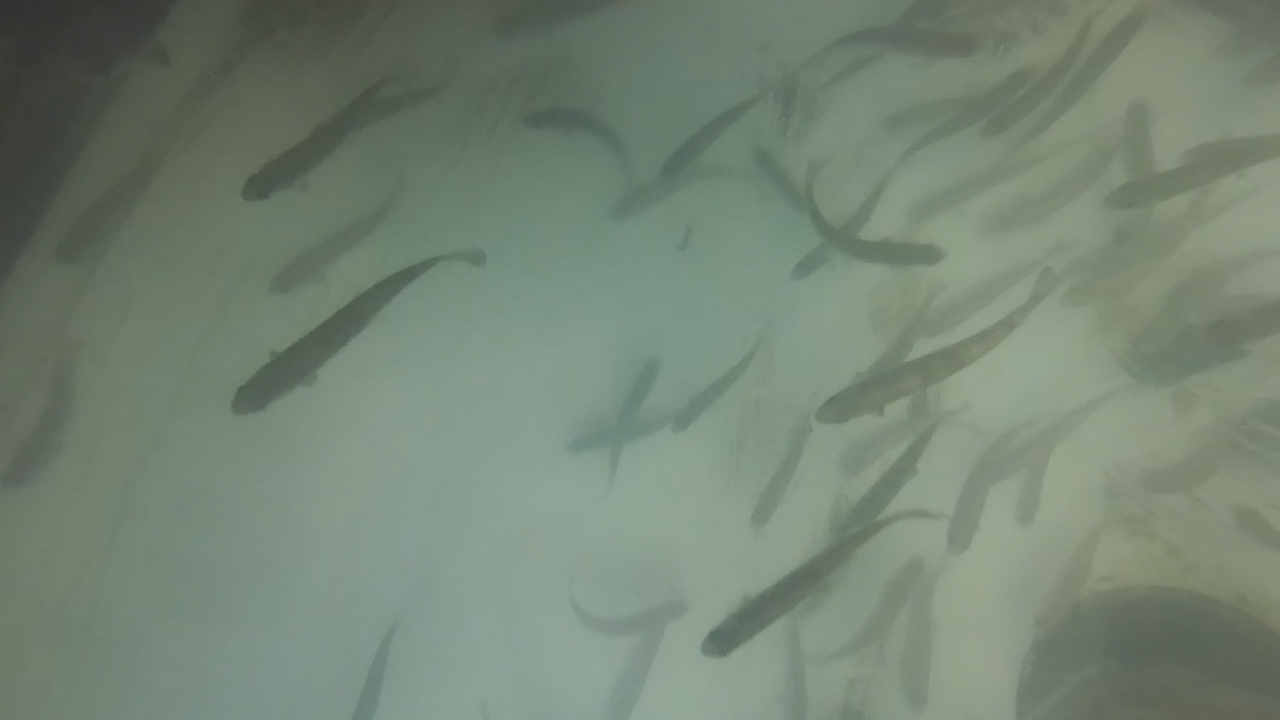
#> input picture HD720_SN15044540_14-44-20/right/0000_f000000_right.png, 1280 x 720 px; its folder holds only this picture in this run
$ python clear_image.py
#> lines starting #> are read from the running program, lines starting #| are printed output that depends on the picture
#> in save_best_seed, img_cv is the input picture: shape (720, 1280, 3); mean B, G, R 116.7, 132.7, 117.2
import cv2
import numpy as np
import matplotlib.pyplot as plt
from PIL import Image, ImageEnhance
import itertools
import random
from pathlib import Path
import os

#enhance image

#enhance image
# ─────────────────────────────────────────────
# BUILDING BLOCKS
# ─────────────────────────────────────────────

def clahe_white_balance(img_rgb, clip=3.0, grid=(8, 8)):
    """Higher clipLimit (3.0 vs 2.0) = more aggressive brightening."""
    clahe = cv2.createCLAHE(clipLimit=clip, tileGridSize=grid)
    channels = cv2.split(img_rgb)
    return cv2.merge([clahe.apply(c) for c in channels])

def gamma_correction(img_rgb, gamma=1.8):
    """
    gamma > 1 → brightens dark regions (good for underexposed images)
    gamma < 1 → darkens bright regions
    Try: 1.5, 1.8, 2.2 for increasingly strong brightening
    """
    inv_gamma = 1.0 / gamma
    table = np.array([((i / 255.0) ** inv_gamma) * 255
                      for i in range(256)]).astype(np.uint8)
    return cv2.LUT(img_rgb, table)

def gaussian_denoise(img_rgb, kernel_size=(5, 5), sigma=1.2):
    return cv2.GaussianBlur(img_rgb, kernel_size, sigma)

def stochastic_enhance(img_rgb, seed=42,
                        sat_range=(0.9, 1.2),
                        bright_range=(1, 1.5),
                        contrast_range=(1.0, 1.3),
                        sharp_range=(1.2, 2.0)):
    """
    Randomly adjusts saturation, brightness, contrast, and sharpness.
    Set seed for reproducibility; change seed to get different variants.
    """
#> called with seed = 512, sat_range = (0.9, 1.2), bright_range = (1, 1.5), contrast_range = (1, 1.3), sharp_range = (1.2, 2)
    random.seed(seed)
    pil_img = Image.fromarray(img_rgb)

    sat    = random.uniform(*sat_range)
    bright = random.uniform(*bright_range)
    cont   = random.uniform(*contrast_range)
    sharp  = random.uniform(*sharp_range)

    pil_img = ImageEnhance.Color(pil_img).enhance(sat)
    pil_img = ImageEnhance.Brightness(pil_img).enhance(bright)
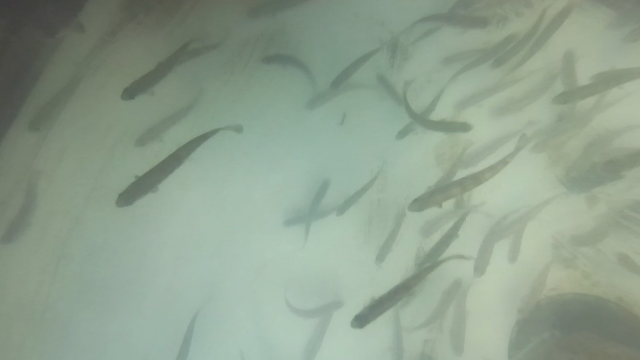
#> pil_img: PIL image 1280x720 RGB (shown at 1/2 size); mean R, G, B 142.9, 160.1, 142.3
    pil_img = ImageEnhance.Contrast(pil_img).enhance(cont)
    pil_img = ImageEnhance.Sharpness(pil_img).enhance(sharp)

    params = dict(saturation=round(sat,2), brightness=round(bright,2),
                  contrast=round(cont,2), sharpness=round(sharp,2))
    return np.array(pil_img), params


#gama1.8+galhe+gausse
def best_dark_pipeline(img_rgb, seed=512):
    # Step 1: Stochastic (adds warmth + contrast like seed=512 did)
    stoch, _ = stochastic_enhance(img_rgb, seed=seed)

    # Step 2: Gamma to lift the dark regions
    gamma = gamma_correction(stoch, gamma=1.8)
#> in gamma_correction, `return cv2.LUT(img_rgb, table)`:
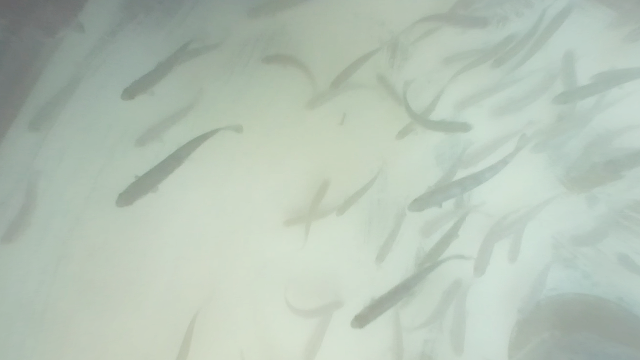
#> returned value: shape (720, 1280, 3) (shown at 1/2 size); mean of channels 0, 1, 2 182.2, 195.3, 181.6; drawn as B, G, R

    # Step 3: CLAHE for local contrast
    cl = clahe_white_balance(gamma, clip=2.0)
#> in clahe_white_balance, `return cv2.merge([clahe.apply(c) for c in channels])`:
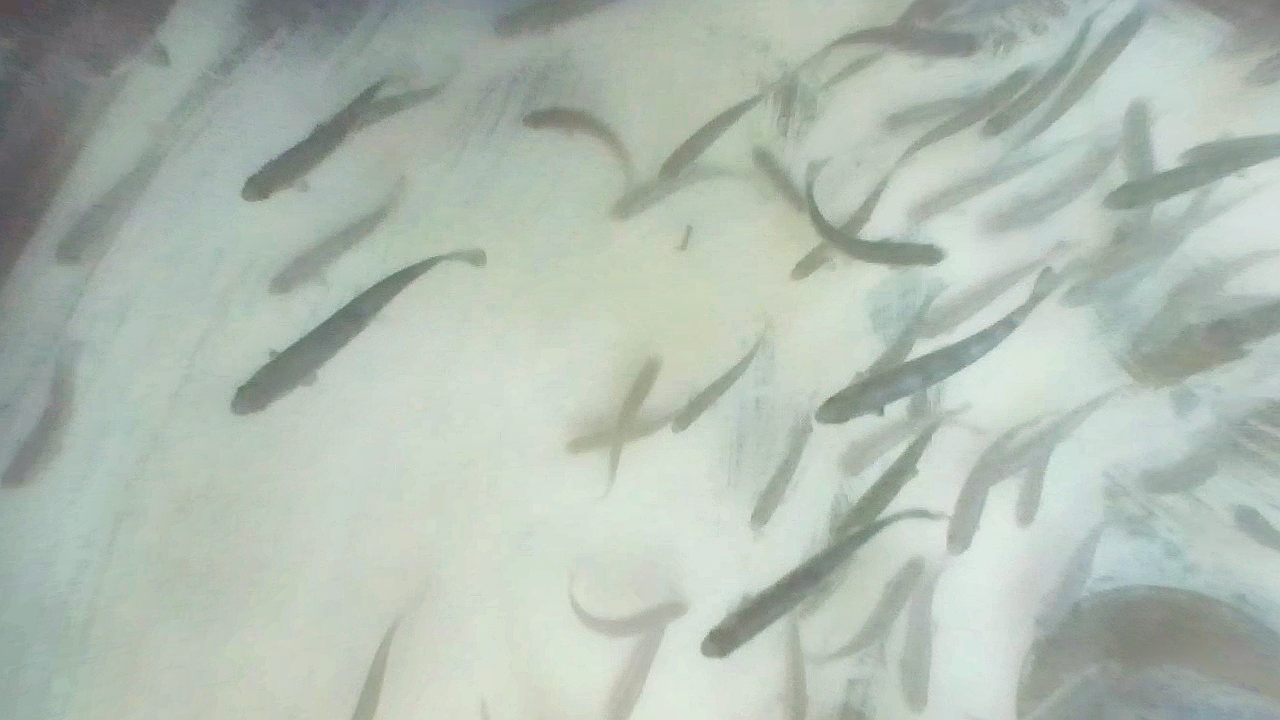
#> returned value: shape (720, 1280, 3); mean of channels 0, 1, 2 177.7, 188, 176.7; drawn as B, G, R

    # Step 4: Gaussian to smooth noise
    return gaussian_denoise(cl)


def save_best_seed(image_paths, seed, output_dir="seed_results"):
    """Once you pick the best seed, save all processed images."""
    os.makedirs(output_dir, exist_ok=True)
    for img_path in image_paths:
        img_cv  = cv2.imread(str (img_path))
        if img_cv is None:
            continue
        img_rgb = cv2.cvtColor(img_cv, cv2.COLOR_BGR2RGB)
        result = best_dark_pipeline(img_rgb)
        out_name = f"{Path(img_path).stem}_seed{seed}.png"
        out_path = os.path.join(output_dir, out_name)
        cv2.imwrite(out_path, cv2.cvtColor(result, cv2.COLOR_RGB2BGR))
        print(f"Saved: {out_path} ")

if __name__ == "__main__":
    right_images = sorted(Path("HD720_SN15044540_14-44-20/right").glob("*.png"))
    left_images  = sorted(Path("HD720_SN15044540_14-44-20/left").glob("*.png"))

    outut_dir_right = "HD720_SN15044540_14-44-20/masked_image/right"
    outut_dir_left = "HD720_SN15044540_14-44-20/masked_image/left"
    #print (all_frames)
    save_best_seed(right_images, seed=512, output_dir= outut_dir_right)
    save_best_seed(left_images, seed=512, output_dir= outut_dir_left)

$ run again, on HD720_SN15044540_14-44-20/right/0004_f001229_right.png
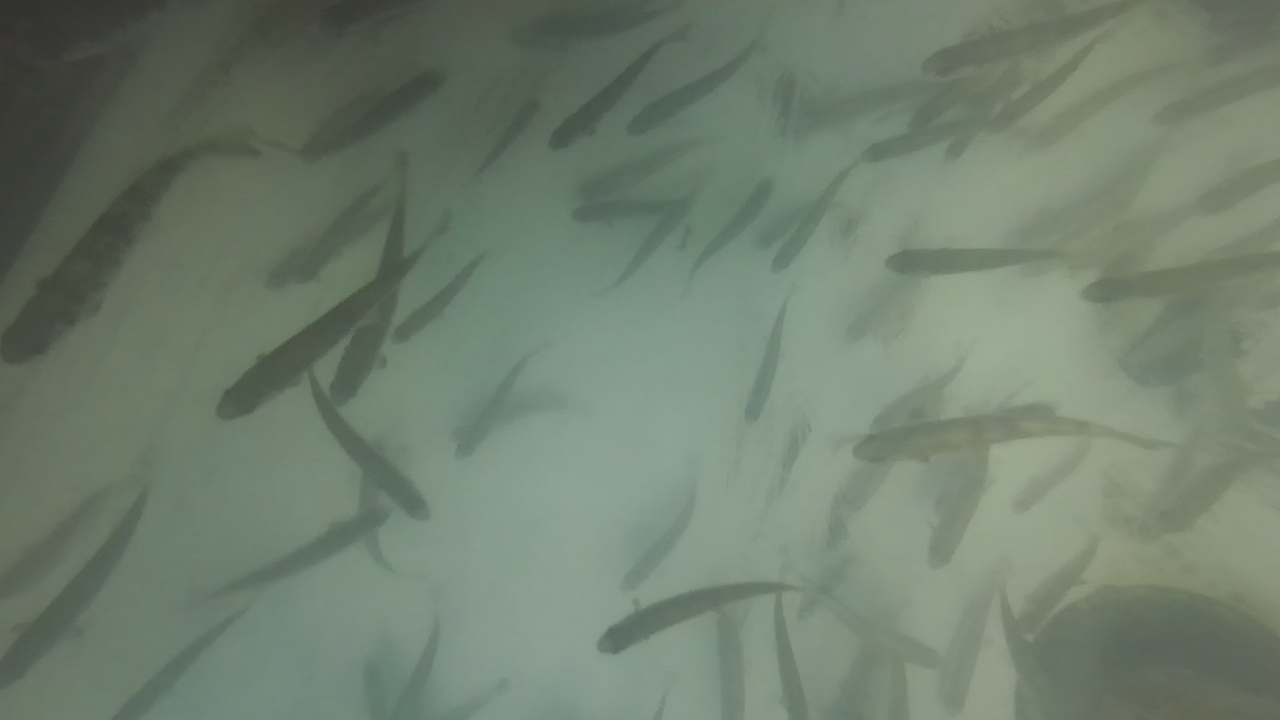
#> input picture HD720_SN15044540_14-44-20/right/0004_f001229_right.png, 1280 x 720 px
#> in save_best_seed, img_cv is the input picture: shape (720, 1280, 3); mean B, G, R 110.8, 127.1, 112.6
#> in stochastic_enhance, `pil_img = ImageEnhance.Brightness(pil_img).enhance(bright)`:
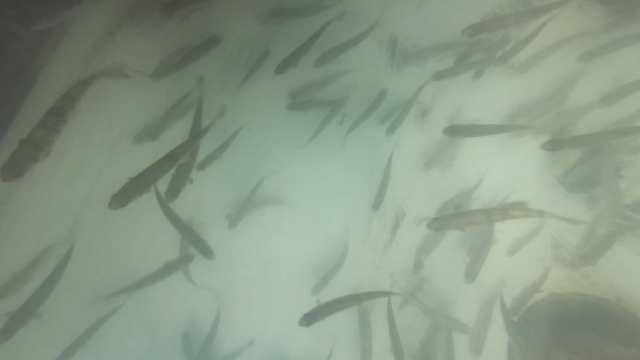
#> pil_img: PIL image 1280x720 RGB (shown at 1/2 size); mean R, G, B 137.2, 153.3, 135.2
#> in clahe_white_balance, `return cv2.merge([clahe.apply(c) for c in channels])`:
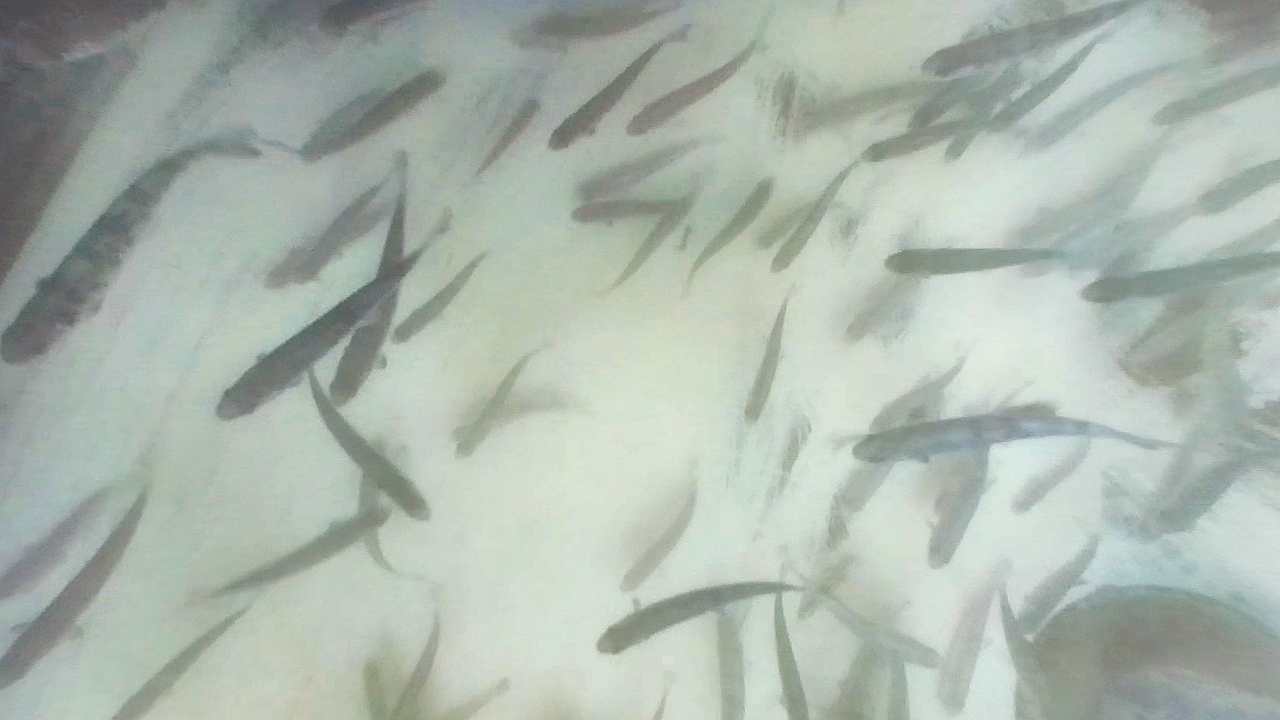
#> returned value: shape (720, 1280, 3); mean of channels 0, 1, 2 173.3, 183, 171.6; drawn as B, G, R

$ run again, on HD720_SN15044540_14-44-20/right/0005_f001537_right.png
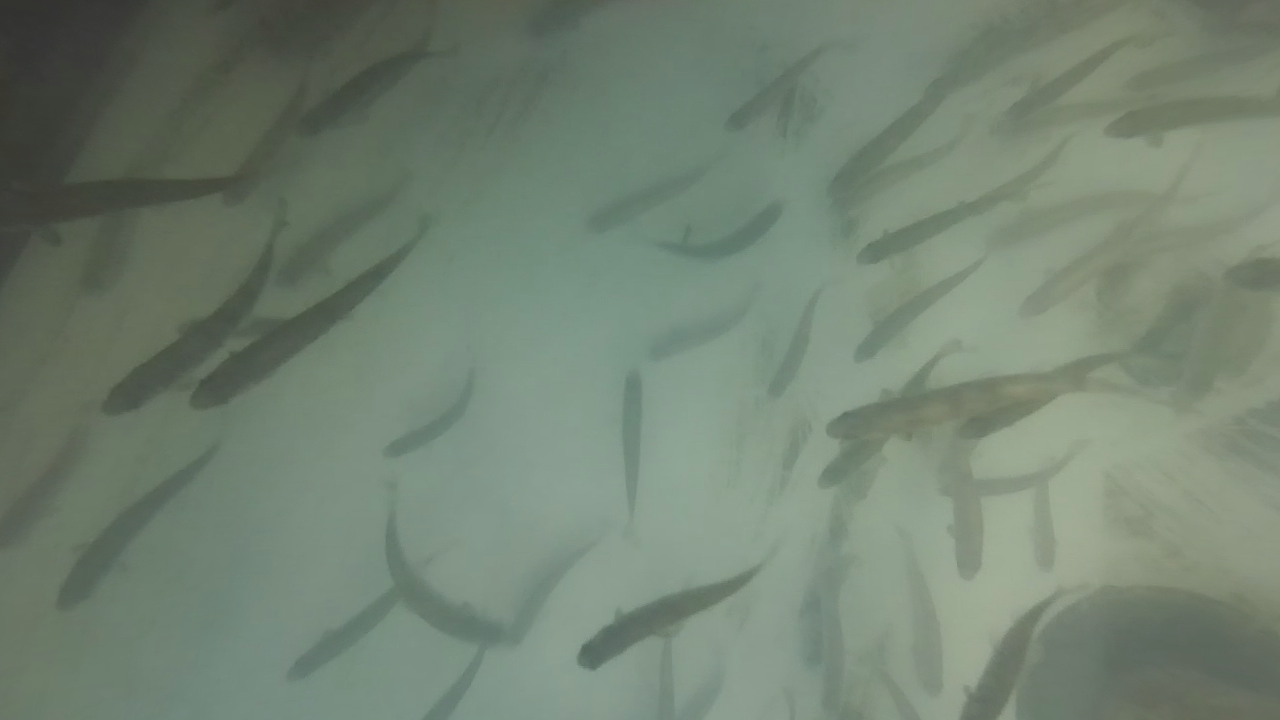
#> input picture HD720_SN15044540_14-44-20/right/0005_f001537_right.png, 1280 x 720 px
#> in save_best_seed, img_cv is the input picture: shape (720, 1280, 3); mean B, G, R 114.2, 130.2, 115.1
#> in stochastic_enhance, `pil_img = ImageEnhance.Brightness(pil_img).enhance(bright)`:
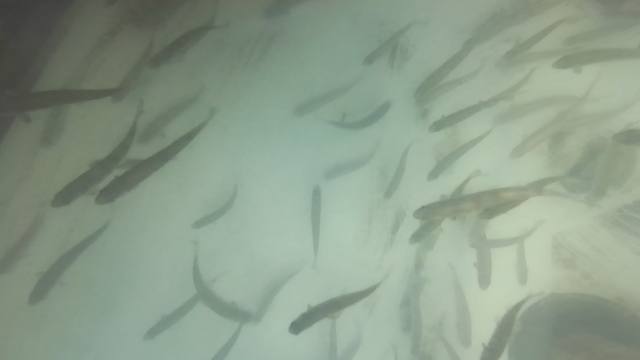
#> pil_img: PIL image 1280x720 RGB (shown at 1/2 size); mean R, G, B 140.4, 157, 139.2
#> in clahe_white_balance, `return cv2.merge([clahe.apply(c) for c in channels])`:
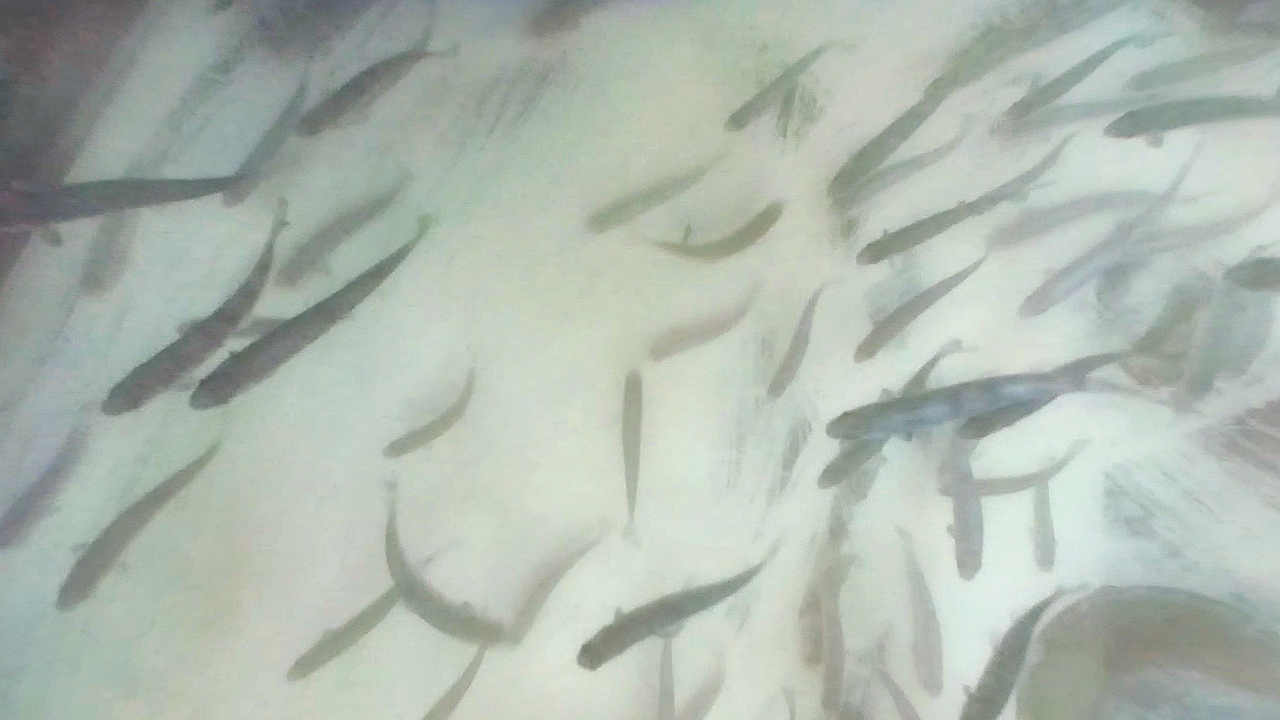
#> returned value: shape (720, 1280, 3); mean of channels 0, 1, 2 175.3, 184.9, 174.8; drawn as B, G, R
